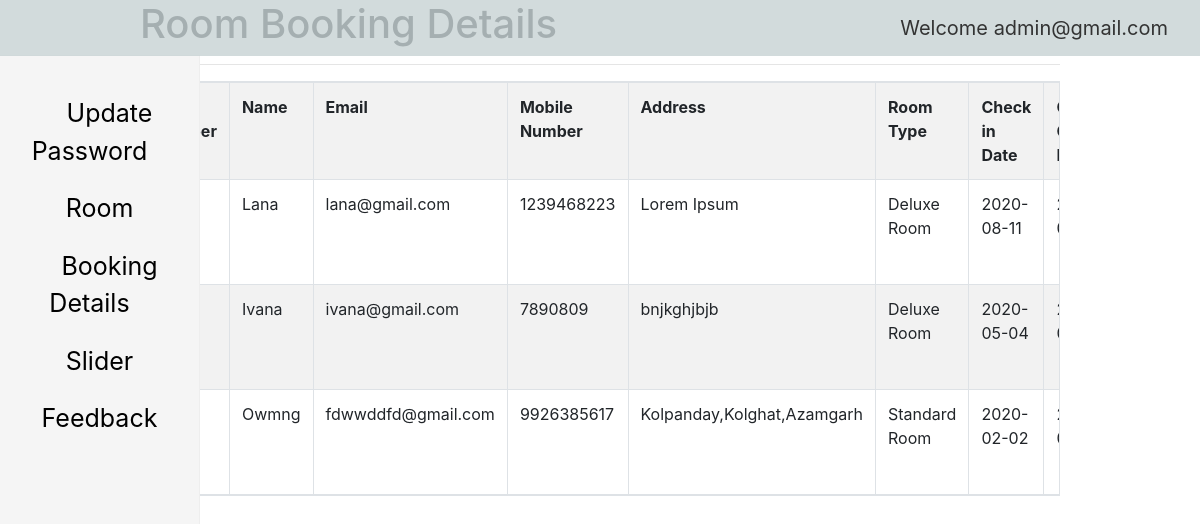
Screenshot of /admin/dashboard.php?option=booking_details (signed in) with the database file from the repository.
### tables this page shows
CREATE TABLE IF NOT EXISTS `room_booking_details` (
  `id` int(11) NOT NULL,
  `name` char(50) NOT NULL,
  `email` varchar(50) NOT NULL,
  `phone` bigint(20) NOT NULL,
  `address` varchar(255) NOT NULL,
  `city` varchar(100) NOT NULL,
  `state` varchar(100) NOT NULL,
  `zip` int(20) NOT NULL,
  `contry` varchar(50) NOT NULL,
  `room_type` varchar(100) NOT NULL,
  `check_in_date` date NOT NULL,
  `check_in_time` varchar(6) NOT NULL,
  `check_out_date` date NOT NULL,
  `occupancy` varchar(100) NOT NULL,
  `room_id` int(11) NOT NULL,
  `admin_id` int(11) NOT NULL,
  PRIMARY KEY (`id`),
  KEY `room_id` (`room_id`),
  KEY `id_admin` (`admin_id`)
);

### admin/booking_details.php (the view, shortened to what this page needs)
<table class="table table-bordered table-striped table-hover table-responsive">
    <h1>Room Booking Details</h1>
    <hr>
    <tr>
        <th>Serial Number</th>
        <th>Name</th>
        <th>Email</th>
        <th>Mobile Number</th>
        <th>Address</th>
        <th>Room Type</th>
        <th>Check in Date</th>
        <th>Check Out Date</th>
    </tr>
    <?php
    $i = 1;
    $sql = mysqli_query($con, "SELECT * FROM room_booking_details");
    while ($res = mysqli_fetch_assoc($sql)) {
        ?>
        <tr>
            <td><?php echo $i;
                $i++; ?></td>
            <td><?php echo $res['name']; ?></td>
            <td><?php echo $res['email']; ?></td>
            <td><?php echo $res['phone']; ?></td>
            <td><?php echo $res['address']; ?></td>
            <td><?php echo $res['room_type']; ?></td>
            <td><?php echo $res['check_in_date']; ?></td>
            <td><?php echo $res['check_out_date']; ?></td>
        </tr>
        <?php
    }
    ?>
</table>

### rows the page displays
room_booking_details: name "Lana", email "lana@gmail.com", phone "1239468223", address "Lorem Ipsum", room_type "Deluxe Room", check_in_date "2020-08-11"
room_booking_details: name "Ivana", email "ivana@gmail.com", phone "7890809", address "bnjkghjbjb", room_type "Deluxe Room", check_in_date "2020-05-04"
room_booking_details: name "Owmng", email "fdwwddfd@gmail.com", phone "9926385617", address "Kolpanday,Kolghat,Azamgarh", room_type "Standard Room", check_in_date "2020-02-02"

### other values shown
$admin "admin@gmail.com"
